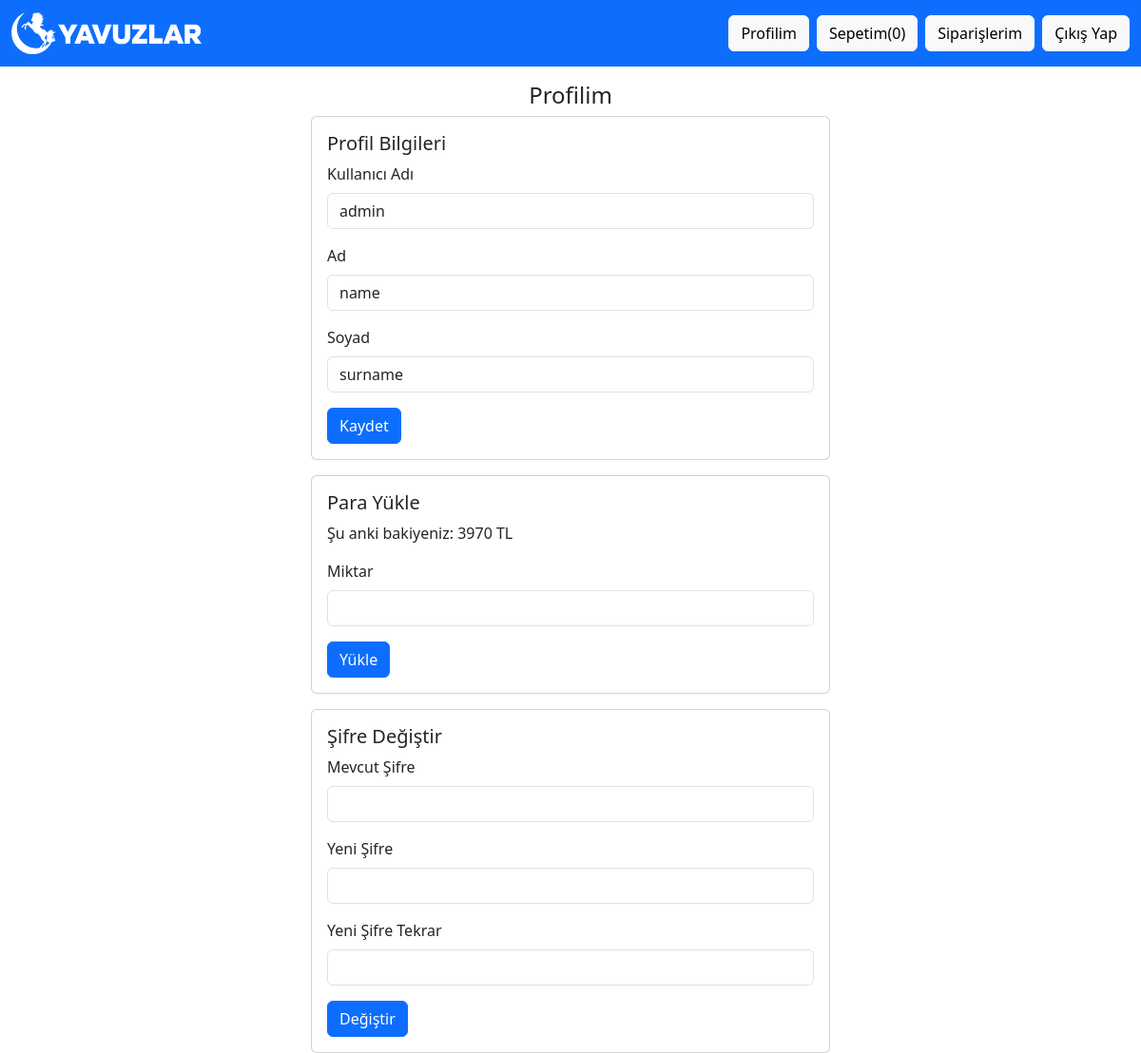
/app/profile.php (signed in), run on the app's committed database.
### tables this page shows
CREATE TABLE `users` (
  `id` int NOT NULL,
  `company_id` int DEFAULT NULL,
  `role` text NOT NULL,
  `name` text NOT NULL,
  `surname` text NOT NULL,
  `username` text NOT NULL,
  `password` text NOT NULL,
  `balance` float NOT NULL DEFAULT '5000',
  `created_at` datetime NOT NULL,
  `deleted_at` datetime DEFAULT NULL
);

### app/functions/db.php (called while the page is built, shortened)
<?php
class Database
{
  private $pdo;
  public function __construct()
  {
    $dsn = 'mysql:host=db;port=3306;dbname=yavuzlaryemek';
    $username = 'root';
    $password = 'admin';
    try {
      $this->pdo = new PDO($dsn, $username, $password);
      $this->pdo->setAttribute(PDO::ATTR_ERRMODE, PDO::ERRMODE_EXCEPTION);
    } catch (PDOException $e) {
      die("Connection failed: " . $e->getMessage());
    }
  }
  public function prepare($sql)
  {
    return $this->pdo->prepare($sql);
  }
}
$db = new Database();
?>

### app/profile.php (the view, shortened to what this page needs)
<?php
include "functions/db.php";
$stmt = $db->prepare("SELECT * FROM users WHERE id = :id");
$stmt->bindParam(":id", $_SESSION["user"]["id"]);
$stmt->execute();
$user = $stmt->fetch();
$cardCount = 0;
?>
<!DOCTYPE html>
<html lang="en">
<head>
  <link rel="stylesheet" href="https://cdnjs.cloudflare.com/ajax/libs/bootstrap/5.3.3/css/bootstrap.min.css"
 />
</head>
<body>
  <nav class="navbar navbar-expand-lg navbar-dark bg-primary">
    <div class="container-fluid">
      <a class="navbar-brand" href="/">
        <img src="/img/yavuzlar.png" width="200">
      </a>
      <div class="d-flex">
        <a href="/profile.php" class="btn btn-light me-2">Profilim</a>
        <a href="/cart.php" class="btn btn-light me-2">Sepetim(<?php echo $cardCount ?>)</a>
        <a href="/orders.php" class="btn btn-light me-2">Siparişlerim</a>
        <a href="/logout.php" class="btn btn-light">Çıkış Yap</a>
      </div>
    </div>
  </nav>
  <div class="container mt-3">
    <h4 class="text-center">Profilim</h4>
    <div class="row">
      <div class="col-md-6 offset-md-3">
        <div class="card">
          <div class="card-body">
            <h5 class="card-title">Profil Bilgileri</h5>
            <form action="/functions/edit-profile.php" method="post">
              <div class="mb-3">
                <label for="username" class="form-label">Kullanıcı Adı</label>
                <input type="text" class="form-control" id="username" name="username"
                  value="<?php echo $user["username"] ?>">
              </div>
              <div class="mb-3">
                <label for="name" class="form-label">Ad</label>
                <input type="text" class="form-control" id="name" name="name" value="<?php echo $user["name"] ?>">
              </div>
              <div class="mb-3">
                <label for="surname" class="form-label">Soyad</label>
                <input type="text" class="form-control" id="surname" name="surname"
                  value="<?php echo $user["surname"] ?>">
              </div>
              <button type="submit" class="btn btn-primary">Kaydet</button>
            </form>
          </div>
        </div>
      </div>
    </div>
    <div class="row mt-3">
      <div class="col-md-6 offset-md-3">
        <div class="card">
          <div class="card-body">
            <h5 class="card-title">Para Yükle</h5>
            <p>Şu anki bakiyeniz: <?php echo $user["balance"] ?> TL</p>
            <form action="/functions/add-money.php" method="post">
              <div class="mb-3">
                <label for="amount" class="form-label">Miktar</label>
                <input type="number" class="form-control" id="amount" name="amount">
              </div>
              <button type="submit" class="btn btn-primary">Yükle</button>
            </form>
          </div>
        </div>
      </div>
    </div>
    <div class="row mt-3">
      <div class="col-md-6 offset-md-3">
        <div class="card">
          <div class="card-body">
            <h5 class="card-title">Şifre Değiştir</h5>
            <form action="/functions/change-password.php" method="post">
              <div class="mb-3">
                <label for="old_password" class="form-label">Mevcut Şifre</label>
                <input type="password" class="form-control" id="old_password" name="old_password">
              </div>
              <div class="mb-3">
                <label for="new_password" class="form-label">Yeni Şifre</label>
                <input type="password" class="form-control" id="new_password" name="new_password">
              </div>
              <div class="mb-3">
                <label for="new_password_confirm" class="form-label">Yeni Şifre Tekrar</label>
                <input type="password" class="form-control" id="new_password_confirm" name="new_password_confirm">
              </div>
              <button type="submit" class="btn btn-primary">Değiştir</button>
            </form>
          </div>
        </div>
      </div>
    </div>
  </div>
</body>
</html>

### data on the page
users: username "admin", name "name", surname "surname", balance "3970"

### other printed values
$cardCount "0"
